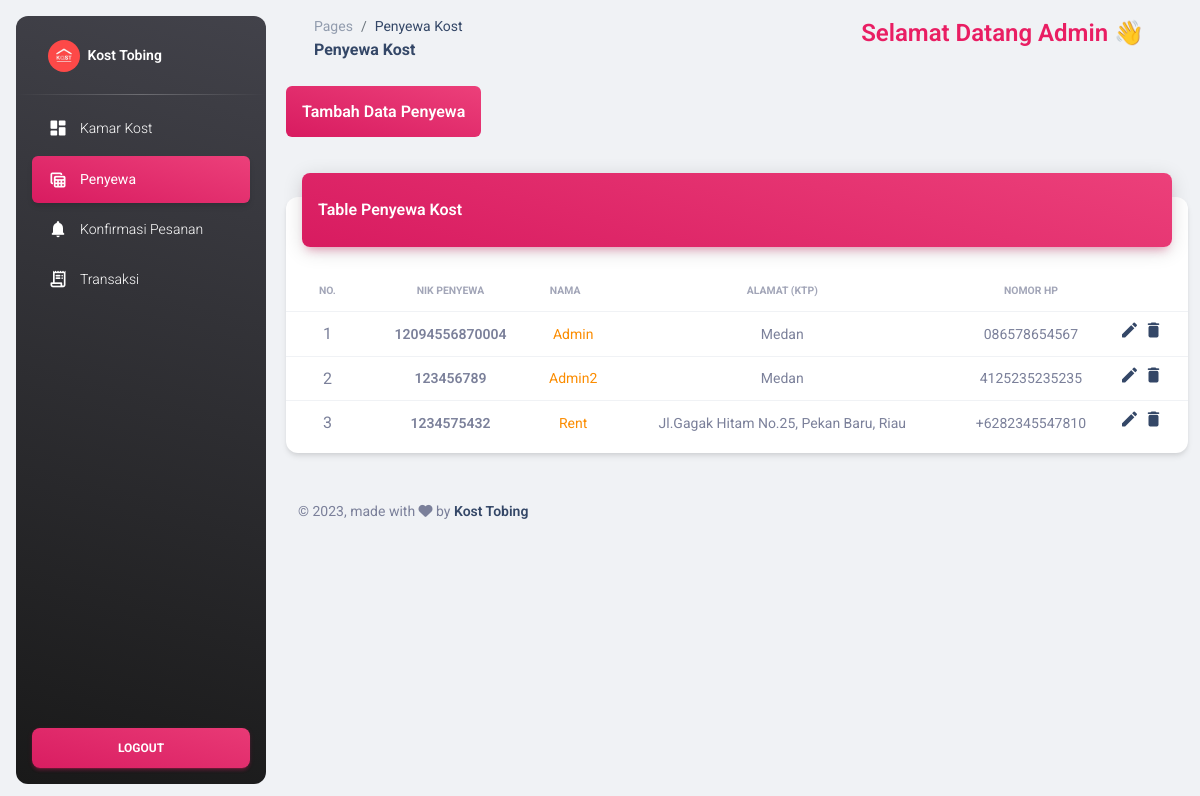
/admin/pages/penyewa.php (signed in), run on the app's committed database.
### tables this page shows
CREATE TABLE `penyewa` (
  `nik` varchar(15) NOT NULL,
  `nama` varchar(255) DEFAULT NULL,
  `alamat` varchar(255) DEFAULT NULL,
  `no_hp` varchar(20) DEFAULT NULL,
  `kode_sewa` varchar(20) DEFAULT NULL
);

### admin/pages/penyewa.php (the view, shortened to what this page needs)
<?php
require "functions/functions.php";
$query = "SELECT * FROM penyewa";
$hasil = $conn->query($query);
?>
<!DOCTYPE html>
<html lang="en">
<head>
    <link href="../assets/css/nucleo-icons.css" rel="stylesheet" />
    <link href="../assets/css/nucleo-svg.css" rel="stylesheet" />
    <link id="pagestyle" href="../assets/css/material-dashboard.css?v=3.1.0" rel="stylesheet" />
</head>
<body class="g-sidenav-show  bg-gray-200">
    <aside class="sidenav navbar navbar-vertical navbar-expand-xs border-0 border-radius-xl my-3 fixed-start ms-3   bg-gradient-dark" id="sidenav-main">
        <div class="sidenav-header">
            <a class="navbar-brand m-0" href=" https://demos.creative-tim.com/material-dashboard/pages/dashboard " target="_blank">
                <img src="../assets/img/logo-kost.jpg" class="navbar-brand-img h-100 rounded-circle" alt="main_logo">
                <span class="ms-1 font-weight-bold text-white">Kost Tobing</span>
            </a>
        </div>
        <hr class="horizontal light mt-0 mb-2">
        <div class="collapse navbar-collapse  w-auto " id="sidenav-collapse-main">
            <ul class="navbar-nav">
                <li class="nav-item">
                    <a class="nav-link text-white " href="kamar.php">
                        <div class="text-white text-center me-2 d-flex align-items-center justify-content-center">
                            <i class="material-icons opacity-10">dashboard</i>
                        </div>
                        <span class="nav-link-text ms-1">Kamar Kost</span>
                    </a>
                </li>
                <li class="nav-item">
                    <a class="nav-link text-white active bg-gradient-primary" href="penyewa.php">
                        <div class="text-white text-center me-2 d-flex align-items-center justify-content-center">
                            <i class="material-icons opacity-10">table_view</i>
                        </div>
                        <span class="nav-link-text ms-1">Penyewa</span>
                    </a>
                </li>
                <li class="nav-item">
                    <a class="nav-link text-white " href="konfirmasi.php">
                        <div class="text-white text-center me-2 d-flex align-items-center justify-content-center">
                            <i class="material-icons opacity-10">notifications</i>
                        </div>
                        <span class="nav-link-text ms-1">Konfirmasi Pesanan</span>
                    </a>
                </li>
                <li class="nav-item">
                    <a class="nav-link text-white " href="transaksi.php">
                        <div class="text-white text-center me-2 d-flex align-items-center justify-content-center">
                            <i class="material-icons opacity-10">receipt_long</i>
                        </div>
                        <span class="nav-link-text ms-1">Transaksi</span>
                    </a>
                </li>
            </ul>
        </div>
        <div class="sidenav-footer position-absolute w-100 bottom-0 ">
            <div class="mx-3">
                <a class="btn bg-gradient-primary w-100" href="logout.php" type="button" onclick=" return confirm ('Yakin ingin logout ?');">Logout</a>
            </div>
        </div>
    </aside>
    <main class="main-content position-relative max-height-vh-100 h-100 border-radius-lg ">
        <nav class="navbar navbar-main navbar-expand-lg px-0 mx-4 shadow-none border-radius-xl" id="navbarBlur" data-scroll="true">
            <div class="container-fluid py-1 px-3">
                <nav aria-label="breadcrumb">
                    <ol class="breadcrumb bg-transparent mb-0 pb-0 pt-1 px-0 me-sm-6 me-5">
                        <li class="breadcrumb-item text-sm"><a class="opacity-5 text-dark" href="javascript:;">Pages</a></li>
                        <li class="breadcrumb-item text-sm text-dark active" aria-current="page">Penyewa Kost</li>
                    </ol>
                    <h6 class="font-weight-bolder mb-0">Penyewa Kost</h6>
                </nav>
                <div class="collapse navbar-collapse mt-sm-0 mt-2 me-md-0 me-sm-4" id="navbar">
                    <div class="ms-md-auto pe-md-3 d-flex align-items-center">
                        <label class="form-label text-2xl text-bold text-primary">Selamat Datang Admin 👋</label>
                    </div>
                </div>
            </div>
        </nav>
        <div class="container-fluid py-4">
            <div class="row">
                <div class="mb-5">
                    <a href="functions/tambahpenyewa.php" class="p-3 rounded-2 bg-gradient-primary text-white text-bold">Tambah Data Penyewa</a>
                </div>
                <div class="col-12">
                    <div class="card my-4">
                        <div class="card-header p-0 position-relative mt-n4 mx-3 z-index-2">
                            <div class="bg-gradient-primary shadow-primary border-radius-lg pt-4 pb-3">
                                <h6 class="text-white text-capitalize ps-3">Table Penyewa Kost</h6>
                            </div>
                        </div>
                        <div class="card-body px-0 pb-2">
                            <div class="table-responsive p-0">
                                <table class="table align-items-center mb-0">
                                    <thead>
                                        <tr>
                                            <th class="text-center text-uppercase text-secondary text-xxs font-weight-bolder opacity-7">No.</th>
                                            <th class="text-center text-uppercase text-secondary text-xxs font-weight-bolder opacity-7">NIK Penyewa</th>
                                            <th class="text-center text-uppercase text-secondary text-xxs font-weight-bolder opacity-7 ps-2">Nama</th>
                                            <th class="text-center text-uppercase text-secondary text-xxs font-weight-bolder opacity-7">Alamat (KTP)</th>
                                            <th class="text-center text-uppercase text-secondary text-xxs font-weight-bolder opacity-7">Nomor HP</th>
                                            <th class="text-secondary opacity-7"></th>
                                        </tr>
                                    </thead>
                                    <tbody>
                                        <?php $nom = 1;
                                        ?>
                                        <?php while ($kost = $hasil->fetch_assoc()) :
                                        ?>
                                            <tr>
                                                <td class="text-center"><?= $nom++ ?></td>
                                                <td class="align-middle text-center text-sm text-bold"><?= $kost['nik'] ?></td>
                                                <td class="align-middle text-center text-sm text-warning"><?= $kost['nama'] ?></td>
                                                <td class="align-middle text-center text-sm"><?= $kost['alamat'] ?></td>
                                                <td class="align-middle text-center text-sm"><?= $kost['no_hp'] ?></td>
                                                <td class="align-middle">
                                                    <a href="functions/editpenyewa.php?nik=<?= $kost['nik'] ?>"><i class="material-icons">edit</i></a>
                                                    <a href="functions/hapuspenyewa.php?nik=<?= $kost['nik'] ?>"><i class=" material-icons" onclick=" return confirm ('Apakah Anda Yakin Ingin Menghapus data Ini ?');">delete</i></a>
                                                </td>
                                            </tr>
                                        <?php endwhile;
                                        ?>
                                    </tbody>
                                </table>
                            </div>
                        </div>
                    </div>
                </div>
            </div>
            <footer class="footer py-4  ">
                <div class="container-fluid">
                    <div class="row align-items-center justify-content-lg-between">
                        <div class="col-lg-6 mb-lg-0 mb-4">
                            <div class="copyright text-center text-sm text-muted text-lg-start">
                                © ,
                                made with <i class="fa fa-heart"></i> by
                                <a href="" class="font-weight-bold" target="_blank">Kost Tobing</a>
                            </div>
                        </div>
                    </div>
                </div>
            </footer>
        </div>
    </main>
</body>
</html>

### data on the page
penyewa: nik "12094556870004", nama "Admin", alamat "Medan", no_hp "086578654567"
penyewa: nik "123456789", nama "Admin2", alamat "Medan", no_hp "4125235235235"
penyewa: nik "1234575432", nama "Rent", alamat "Jl.Gagak Hitam No.25, Pekan Baru, Riau", no_hp "+6282345547810"
